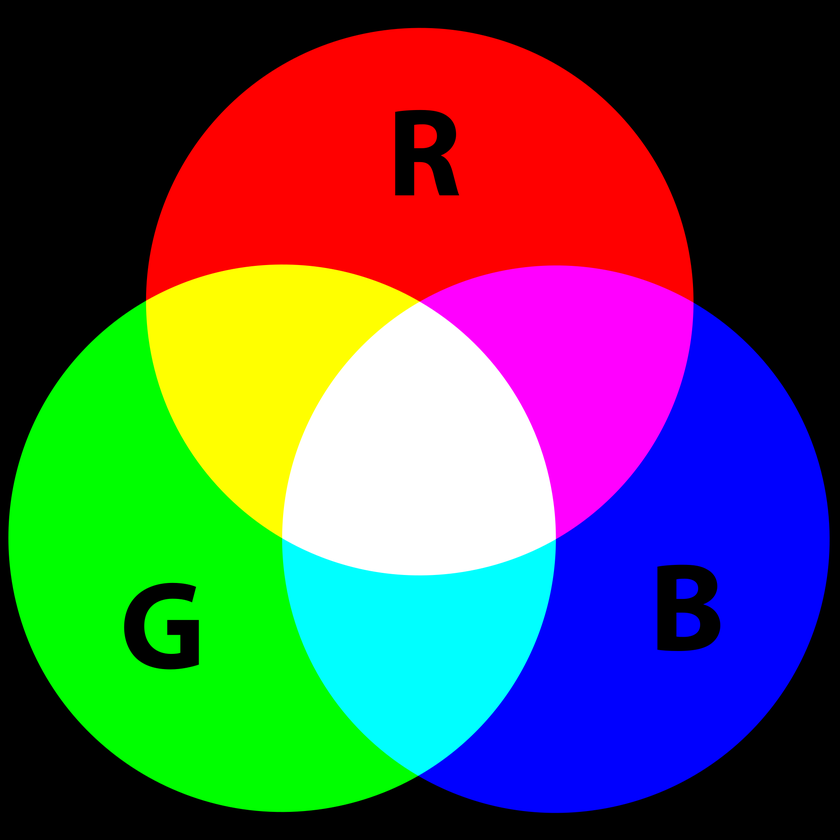
#> input picture rgb.png, 840 x 840 px, shrunk from 2000 x 2000 before the run
$ python bw2.py   (Python 2 division)
#> lines starting #> are read from the running program, lines starting #| are printed output that depends on the picture; after the words box and inside, x2 and y2 are one past the last pixel; in counts of white or black regions, pixels touching at a corner belong together
from PIL import Image
import numpy as np
import pylab
import matplotlib.cm as cm

f = pylab.figure()

col = Image.open("rgb.png")			# Open image, can use any format as i/p
#> col is the input picture: PIL image 840x840 RGBA; mean R, G, B, A 83.7, 83.7, 83.7, 255
gray = col.convert('L')				# Convert to grayscale
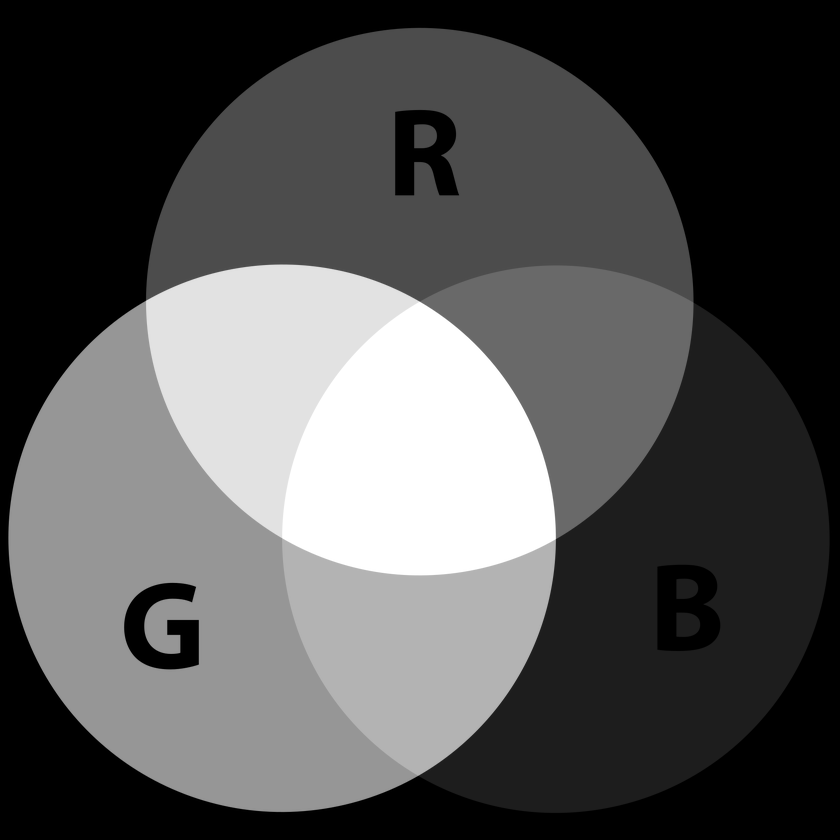
#> gray: PIL image 840x840 L; min 0, max 255, mean 83.7
gray.save("rgb_gray.JPG")
bw = np.asarray(gray).copy() 			# converts image to matrix of pixel values
print bw					# Just to show o/p of above statement, avoid in final code
#> (printed output is left out)
						# Pixel range is 0...255, 256/2 = 128
bw[bw < 128] = 0    				# Thresholding : If intensity < 128(threshold) => black
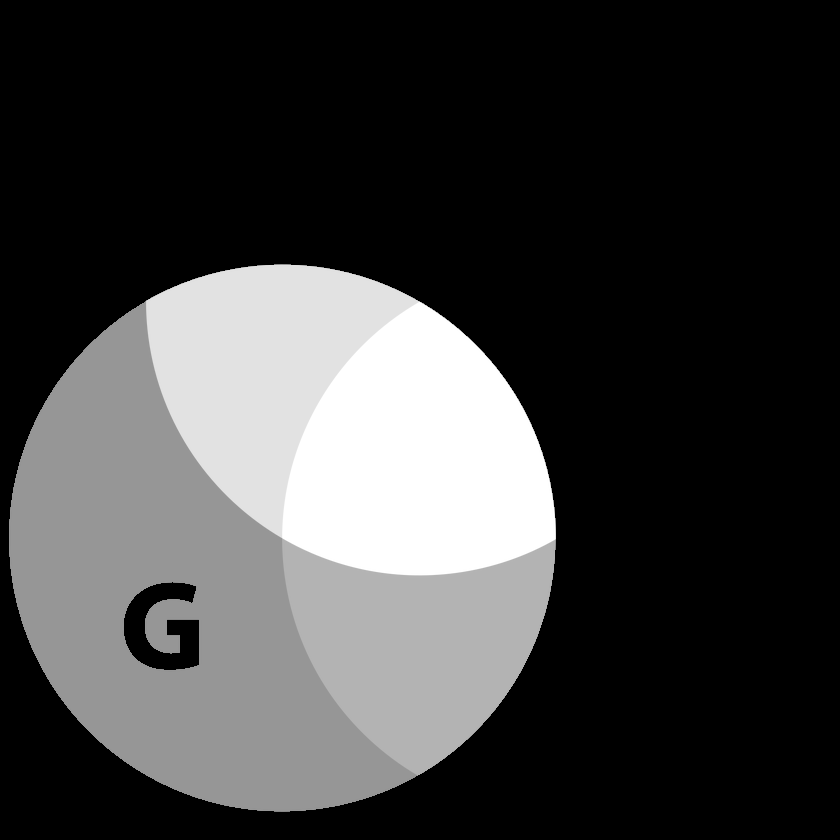
#> bw: shape (840, 840); min 0, max 255, mean 62.9
bw[bw >= 128] = 255 				# Else if intensity > 128 => White
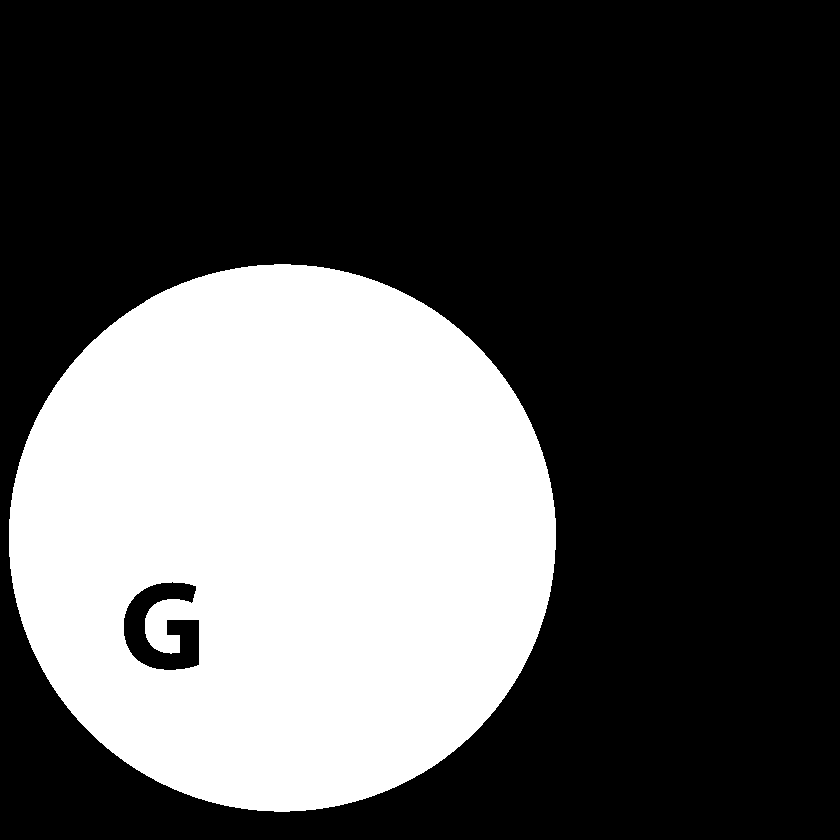
#> bw: shape (840, 840); 32.8% white; 1 white region, box (x1, y1, x2, y2) and area: (9, 264, 556, 812) 231403


imfile = Image.fromarray(bw)			# Read raw data and convert to file
imfile.save("rgb_bw2.JPG")				# Save as image file , dont forget to specify o/p format
imfile.show()

# From here on the rest of code is to displa image side by side
for n, fname in enumerate(('rgb_bw2.JPG','rgb.png','rgb_gray.JPG')):
    image = Image.open(fname)
    arr = np.asarray(image)
    #f.add_subplot(2, 1, n)  			# this line outputs images on top of each other
#> (the run stopped early here; a loop or call above may not have finished)
